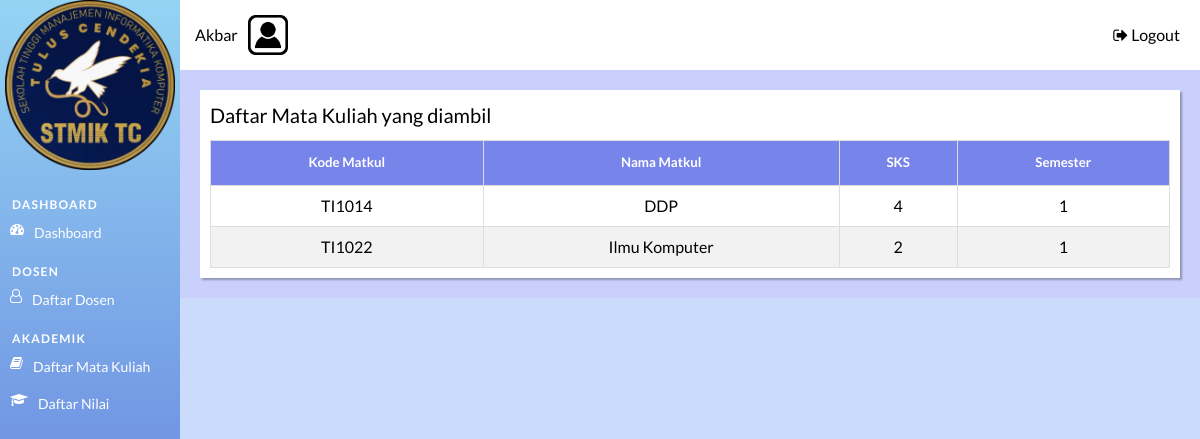
/mahasiswa/home_page.php?page=matkul (signed in), run on the app's committed database.
### tables this page shows
CREATE TABLE `nilai` (
  `ID_Matkul` char(6) NOT NULL,
  `NIM` char(9) NOT NULL,
  `Nilai` char(2) NOT NULL
);

CREATE TABLE `mata_kuliah` (
  `ID_Matkul` char(6) NOT NULL,
  `Nama_Matkul` varchar(30) NOT NULL,
  `SKS_Matkul` int(11) NOT NULL,
  `Semester` int(11) NOT NULL
);

### mahasiswa/matkul_page.php (the view, shortened to what this page needs)
<div class="tabel-page">
    <div class="tabel-heading">
        Daftar Mata Kuliah yang diambil
    </div>
    <table id="list-data" class="display">
        <thead>
            <tr>
                <th><h5>Kode Matkul</h5></th>
                <th><h5>Nama Matkul</h5></th>
                <th><h5>SKS</h5></th>
                <th><h5>Semester</h5></th>
            </tr>
        </thead>
        <?php
        include "../config/db_connection.php";
        $sql = "SELECT * FROM nilai as n
                INNER JOIN mata_kuliah as mk ON n.ID_Matkul = mk.ID_Matkul AND n.NIM = ".$_SESSION['nim'];
        $result = mysqli_query($conn, $sql);
        if (mysqli_num_rows($result) > 0) {
            while($row = mysqli_fetch_assoc($result)) {
    ?>
            <tr>
                <td><?php echo $row["ID_Matkul"]; ?></td>
                <td><?php echo $row["Nama_Matkul"]; ?></td>
                <td><?php echo $row["SKS_Matkul"]; ?></td>
                <td><?php echo $row["Semester"]; ?></td>
            </tr>
    <?php
            }
        }
        else {
            echo "0 results";
        }
    ?>
    </table>
</div>

### assets/style/homepage.css (style rules this page uses)
* { padding: 0; margin: 0; box-sizing: border-box; }
body { font: 16px/1.5 "Lato", sans-serif; }

### assets/style/tabel.css (style rules this page uses)
.tabel-page { background-color: #ffff; box-shadow: 2px 2px 2px rgba(0, 0, 0, 0.3); padding: 10px; width: 100%; height: auto; }
#list-data { font: 16px/1.5 "Lato", sans-serif; border-collapse: collapse; width: 100%; }
#list-data td, #list-data th { border: 1px solid #ddd; padding: 8px; text-align: center; }
#list-data tr:nth-child(even) { background-color: #f2f2f2; }
#list-data th { padding-top: 12px; padding-bottom: 12px; text-align: center; background-color: #7784e9; color: white; }
.tabel-heading { font-size: 20px; margin-bottom: 10px; }

### data on the page
nilai: ID_Matkul.ID_Matkul "TI1014", ID_Matkul.Nama_Matkul "DDP", ID_Matkul.SKS_Matkul "4", ID_Matkul.Semester "1"
nilai: ID_Matkul.ID_Matkul "TI1022", ID_Matkul.Nama_Matkul "Ilmu Komputer", ID_Matkul.SKS_Matkul "2", ID_Matkul.Semester "1"

### other printed values
$_SESSION['username'] "Akbar"
